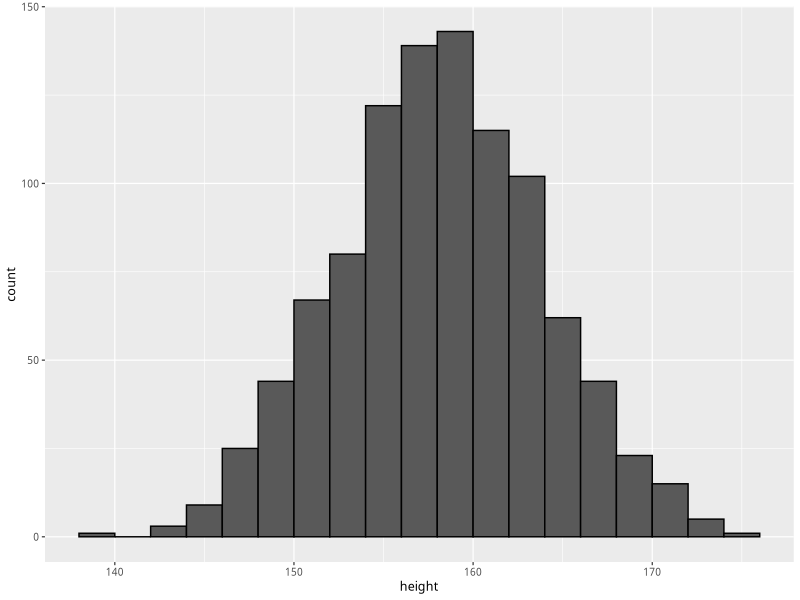
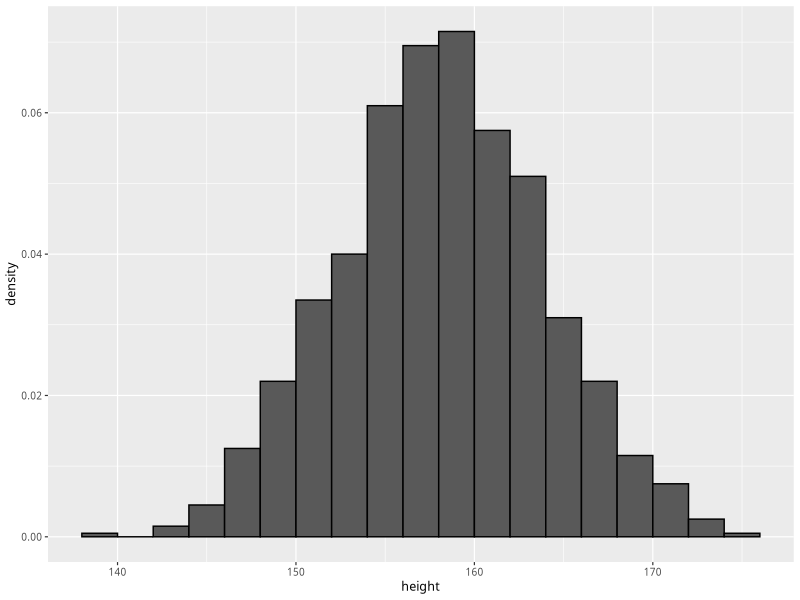
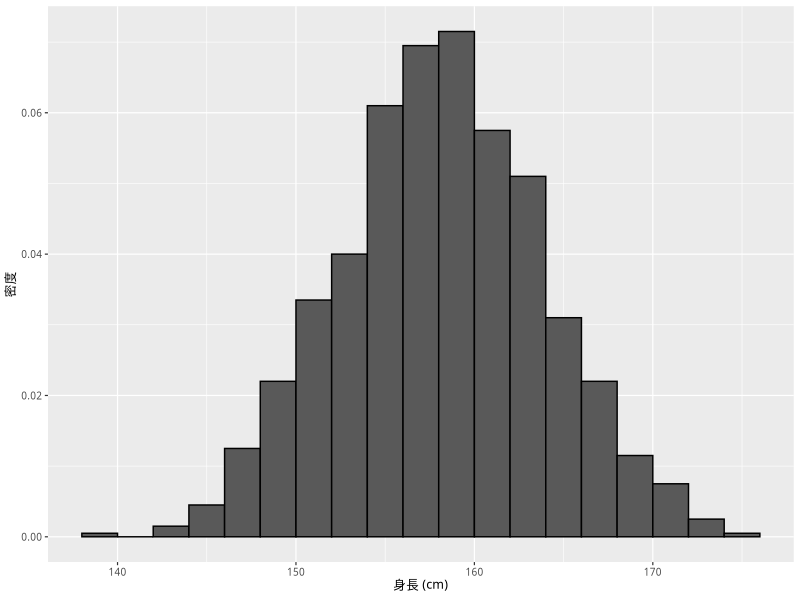
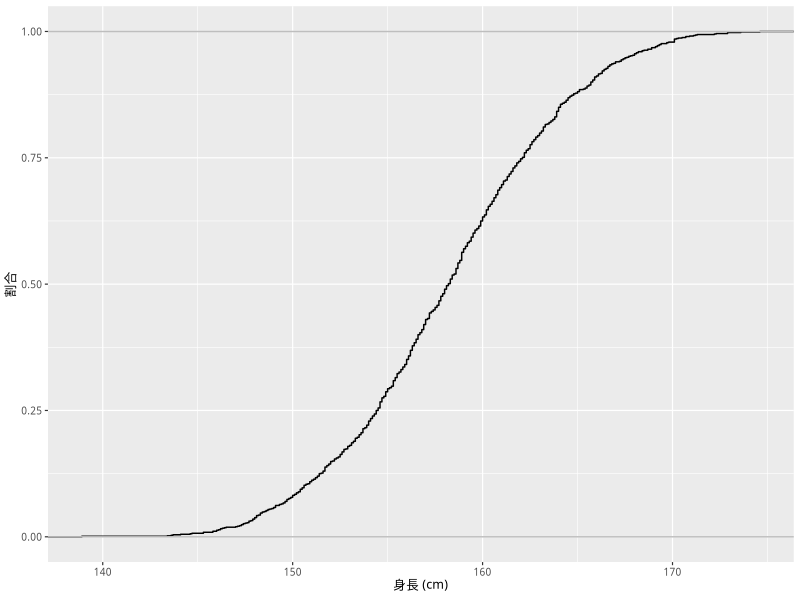
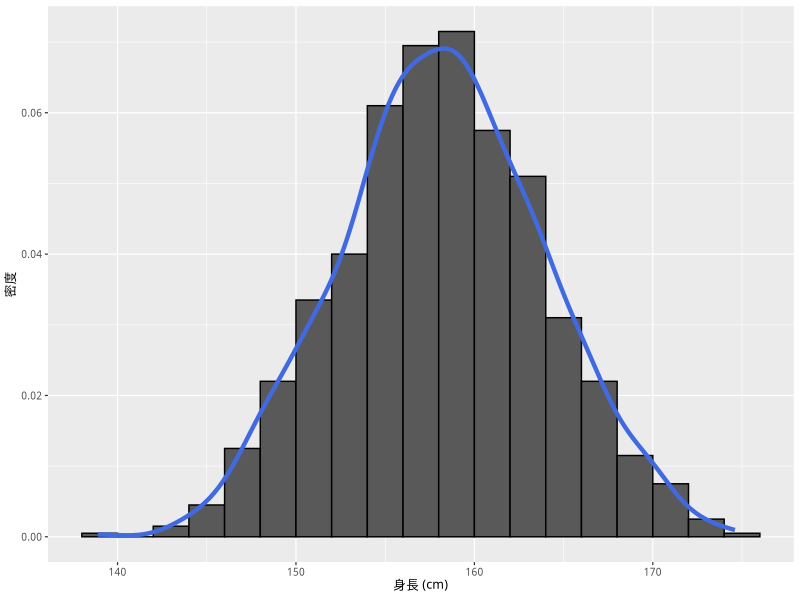
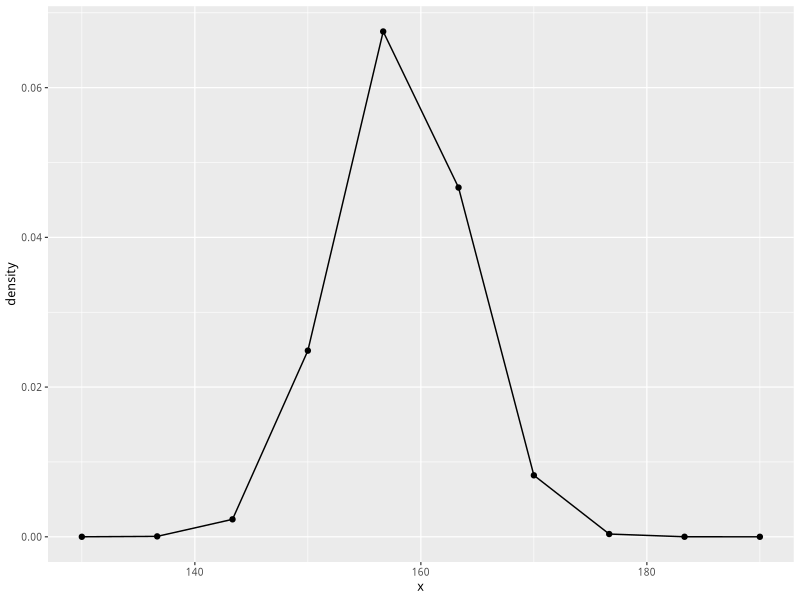
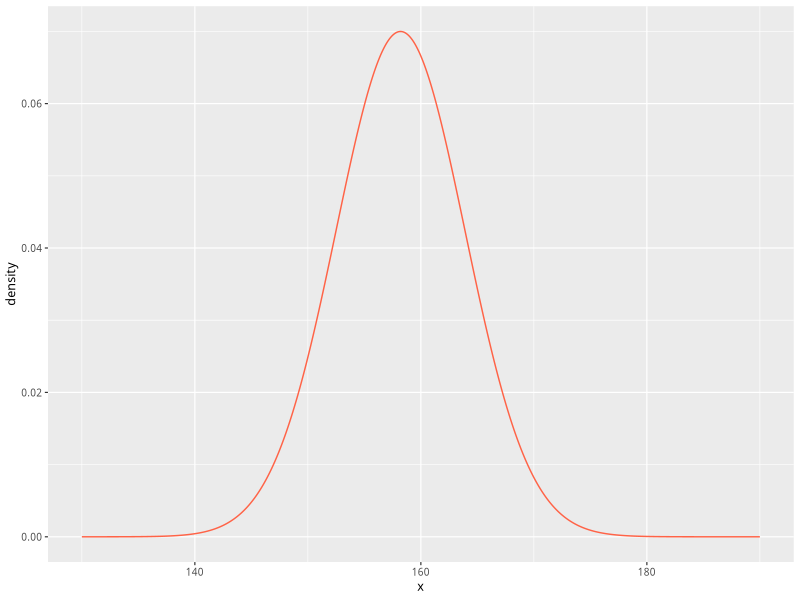
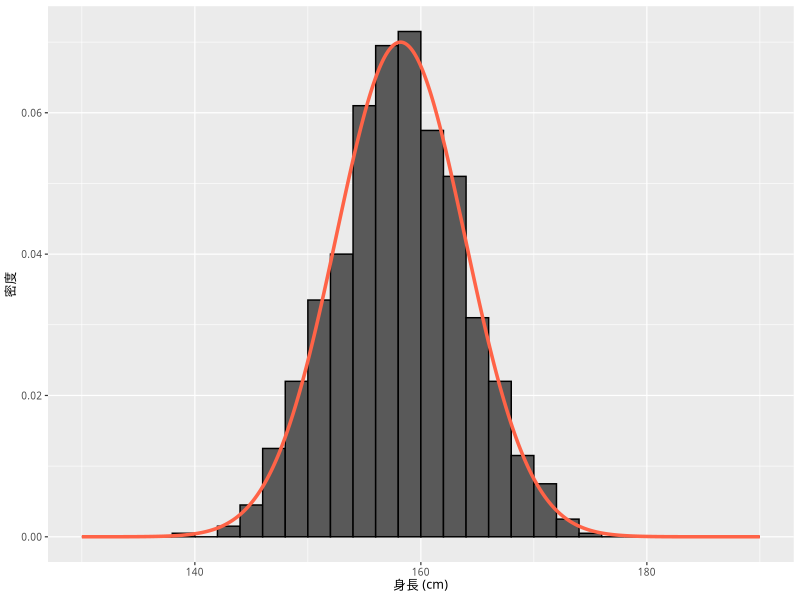

The R source for these figures, in order:
## ---- chunk 1
#| message: false
library(tidyverse)
## ---- chunk 2
#| message: false
theme_set(theme_gray(base_size = 9,
                     base_family = "HiraginoSans-W3"))
## ---- chunk 3
dir("data")
## ---- chunk 4
#| message: false
D <- read_csv("data/fake_height_round.csv")
## ---- chunk 5
glimpse(D)
## ---- chunk 6
table(D$gender)
## ---- chunk 7
#| hold: true
D_f <- D |> 
  filter(gender == "female")
#D_f <- filter(D, gender == "female") # パイプを使わない方法
## ---- chunk 8
table(D_f$gender)
## ---- chunk 9
hist_1 <- ggplot(D_f, aes(x = height)) +
  geom_histogram(binwidth = 2,
                 boundary = 140,
                 color = "black")
plot(hist_1)
## ---- chunk 10
hist_2 <- ggplot(D_f, aes(x = height,
                          y = after_stat(density))) +
  geom_histogram(binwidth = 2,
                 boundary = 140,
                 color = "black")
plot(hist_2)
## ---- chunk 11
hist_2a <- hist_2 +
  labs(x = "身長 (cm)", y = "密度")
plot(hist_2a)
## ---- chunk 12
ecdf_1 <- ggplot(D_f, aes(x = height)) +
  stat_ecdf() +
  geom_hline(yintercept = c(0, 1), 
             color = "gray") +
  labs(x = "身長 (cm)", y = "割合")
plot(ecdf_1)
## ---- chunk 13
D_f$height |> 
  head(n = 10)
## ---- chunk 14
hist_2b <- hist_2a +
  geom_density(color = "royalblue",
               linewidth = 1.5)
plot(hist_2b)
## ---- chunk 15
N <- 10
x <- seq(from = 130, to = 190, length.out = N)
## ---- chunk 16
x
## ---- chunk 17
dens <- dnorm(x, mean = 158.2, sd = 5.7)
## ---- chunk 18
dens
## ---- chunk 19
D1 <- tibble(x = x,
             density = dens)
## ---- chunk 20
p_dens_1 <- ggplot(D1, aes(x = x, y = density)) +
  geom_line() +
  geom_point()
plot(p_dens_1)
## ---- chunk 21
N <- 1e5 # 1e5 = 10^5 = 100000
x <- seq(from = 130, to = 190, length.out = N)
D2 <- tibble(x = x,
             density = dnorm(x,  mean = 158.2, sd = 5.7))
p_dens_2 <- ggplot(D2, aes(x = x, y = density)) +
  geom_line(color = "tomato") 
plot(p_dens_2)
## ---- chunk 22
hist_2c <- hist_2a +
  geom_line(data = D2, aes(x = x, y = density),
            color = "tomato",
            linewidth = 1.2)
plot(hist_2c)
